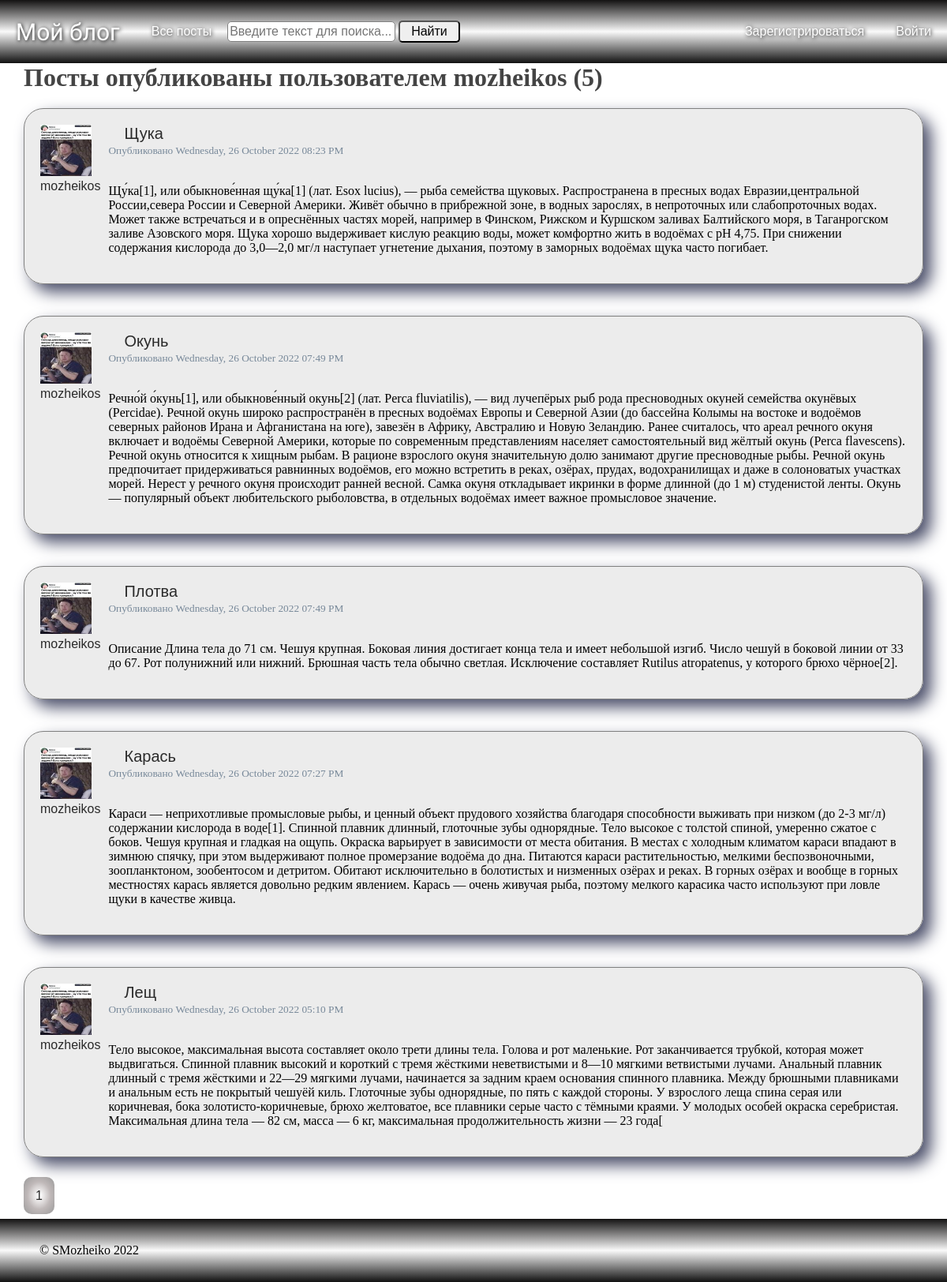
The app's page /user_posts?username=mozheikos with its own data.
### blog_flask/models.py (models this page shows, shortened)
class SaveMixin:
    def save(self):
        db.session.add(self)
        db.session.commit()

class User(db.Model, UserMixin, SaveMixin):
    id = db.Column(db.Integer, primary_key=True)
    username = db.Column(db.String(20), unique=True, nullable=False)
    email = db.Column(db.String(120), unique=True, nullable=False)
    avatar = db.Column(db.String(100), nullable=False, default='default.png')
    password = db.Column(db.String(100), nullable=False)
    posts = db.relationship(
        'Post',
        back_populates='author',
        lazy=True,
        uselist=True
    )
    comments = db.relationship(
        'Comment',
        back_populates='author',
        lazy=True,
        uselist=True
    )

class Post(db.Model, SaveMixin):
    id = db.Column(db.Integer, primary_key=True)
    title = db.Column(db.String(100), nullable=False)
    created_at = db.Column(db.DateTime, nullable=False, default=datetime.datetime.utcnow())
    content = db.Column(db.Text, nullable=False)
    user_id = db.Column(
        db.Integer, db.ForeignKey(
            'user.id',
            ondelete='CASCADE',
            onupdate='CASCADE'
        ), nullable=False
    )
    author = db.relationship(
        User,
        back_populates='posts',
        uselist=False
    )
    comments = db.relationship(
        'Comment',
        back_populates='post',
        uselist=True
    )

### blog_flask/users/routes.py (the view)
@users.route('/user_posts')
def user_posts():
    username = request.args.get('username', type=str)
    page = request.args.get('page', 1, type=int)
    user = User.query.filter_by(username=username).first()
    posts = Post.query.filter_by(author=user).order_by(
        Post.created_at.desc()
    ).paginate(page=page, per_page=5)
    return render_template('user_posts.html', posts=posts, user=user)

### blog_flask/context_processsors.py
class SearchForm(FlaskForm):
    search = StringField(
        label='Поиск',
        validators=[DataRequired()]
    )
    find = SubmitField(
        label='Найти'
    )

### run.py (called while the page is built)
@app.context_processor
def search():
    form = SearchForm()
    return dict(search=form)

@app.context_processor
def year():
    today_year = datetime.datetime.now().year
    return dict(year=today_year)

### blog_flask/templates/user_posts.html
{% extends "layout.html" %}
{% block content %}
    <h1 class="mb-3">Посты опубликованы пользователем {{ user.username }} ({{ posts.total }})</h1>
    {% for post in posts.items %}
    <div class="content-card">
      <div class="card-author">
        <img class="article-img" src="{{ url_for('static', filename='profile_pictures/' + post.author.avatar) }}">
        <a class="navbar-user card-title card-author" href="{{ url_for('users.user_posts', username=post.author.username) }}" style="margin: 0 auto">{{ post.author.username }}</a>
      </div>
      <div class="card">
        <div class="card-body">
          <h4 class="card-title"><a class="navbar-user card-title" href="{{ url_for('posts.post', post_id=post.id) }}">{{ post.title }}</a></h4>
          <small>Опубликовано {{ post.created_at.strftime('%A, %d %B %Y %I:%M %p') }}</small>
          <br>
          <br>
          <p class="card-text">{{ post.content }}</p>
        </div>
      </div>
    </div>
    {% endfor %}
    <div class="pagination">
        {% for page_num in posts.iter_pages(left_edge=1, right_edge=1, left_current=1, right_current=2) %}
          {% if page_num %}
            {% if posts.page == page_num %}
              <a class="paginate-button selected-page" href="{{ url_for('users.user_posts', username=user.username, page=page_num) }}">{{ page_num }}</a>
            {% else %}
              <a class="paginate-button" href="{{ url_for('users.user_posts', username=user.username, page=page_num) }}">{{ page_num }}</a>
            {% endif %}
          {% else %}
            ...
          {% endif %}
        {% endfor %}
    </div>
{% endblock content %}

### blog_flask/templates/layout.html (shortened to what this page needs)
<!DOCTYPE html>
<html>
<head>
    <link rel="stylesheet" type="text/css" href="{{ url_for('static', filename='main.css') }}">
</head>
<body>
    <div class="body">
        <div class="wrapper">
          <div class="navbar">
            <div class="navbar-main">
                <a class="navbar-brand" href="/">Мой блог</a>
                <a href="{{ url_for('posts.allpost') }}" class="nav-link nav-item navigation-links">
                    Все посты
                </a>
                <form class="search" action="{{ url_for('posts.allpost') }}" method="get">
                    {{ search.search(class="search-input", placeholder="Введите текст для поиска...") }}
                    {{ search.find(class="search-button") }}
                </form>
            </div>
            <div class="navbar-profile">
                {% if current_user.is_authenticated %}
                    <h4 class="navbar-user">Привет, {{ current_user.username }}!</h4>
                    <a href="{{ url_for('users.account') }}" class="nav-link nav-item navigation-links">
                        Аккаунт
                    </a>
                    <a href="{{ url_for('posts.publish') }}" class="nav-link nav-item navigation-links">
                        Новый пост
                    </a>
                    <a href="{{ url_for('users.logout') }}" class="nav-link nav-item navigation-links">
                        Выйти
                    </a>
                {% else %}
                    <a href="{{ url_for('users.register') }}" class="nav-link nav-item navigation-links">
                        Зарегистрироваться
                    </a>
                    <a href="{{ url_for('users.login') }}" class="nav-link nav-item navigation-links">
                        Войти
                    </a>
                {% endif %}
            </div>
          </div>
            <div class="content">
              {% block content %}{% endblock %}
            </div>
        </div>
        <div class="footer">
            &copy; SMozheiko {{ year }}
        </div>
    </div>
</body>
</html>

### blog_flask/static/main.css (style rules this page uses)
body { margin: 0; padding: 0; }
.body { display: flex; flex-direction: column; min-height: 100vh; }
.wrapper { flex-grow: 1; }
.navbar, .footer { display: flex; height: 80px; align-items: center; position: sticky; justify-content: space-between; background: linear-gradient(rgb(19, 18, 18), rgb(250, 250, 250), rgb(17, 17, 17)); }
.footer { padding: 0 50px; box-sizing: border-box; }
.navbar-main, .navbar-profile { display: flex; align-items: center; }
.navbar-brand { text-decoration: none; font-size: 30px; font-family: 'Stalinist One', cursive; font-weight: normal; margin: 20px; color: white; text-shadow: 1px 1px 5px black; }
.navbar-user { font-size: 20px; font-family: Impact, Charcoal, sans-serif; font-weight: normal; margin: 20px; }
.nav-link { text-decoration: none; font-size: 16px; font-family: Impact, Charcoal, sans-serif; font-weight: normal; margin: 20px; color: white; text-shadow: 1px 1px 5px black; }
.search input { line-height: 20px; font-size: 16px; font-family: Ubuntu, sans-serif; font-weight: normal; border-radius: 5px; }
.search-input { padding: 2px; color: black; border: 1px solid gray; }
.search-button { padding: 2px 14px; cursor: pointer; color: black; }
.content { position: relative; display: flex; flex-direction: column; margin: 0 auto; padding: 0; max-width: 1140px; background-color: #fff; justify-content: flex-start; }
.pagination { margin: 20px 0; }
.paginate-button { margin-right: 10px; padding: 15px; border-radius: 10px; box-sizing: border-box; box-shadow: 2px 2px 2px 1px black; font-family: Impact, Charcoal, sans-serif; text-decoration: none; color: #2a2a2a; background: radial-gradient(white 5%, rgb(192, 185, 185), rgb(152, 152, 152)); }
.selected-page { box-shadow: none; }
h1, h2, h3, h4, h5, h6 { margin: 0; color: #444444; }
.content-card { display: flex; padding: 20px; border: 1px solid grey; border-radius: 25px; background-color: rgba(218, 218, 218,50%); box-shadow: 10px 10px 20px #4a4e69; margin: 20px 0; }
.card { margin-left: 10px; }
.card-title { text-decoration: none; color: #2a2a2a; }
.card-author { font-size: 16px; margin: 0; }
.article-img { height: 65px; width: 65px; padding: 0; margin: 0; }
small { color: lightslategrey; }

### records on screen
User: username "mozheikos"
Post: avatar (picture), author.username "mozheikos", title "Щука", created_at "Wednesday, 26 October 2022 08:23 PM", content "Щу́ка[1], или обыкнове́нная щу́ка[1] (лат. Esox lucius), — рыба семейства щуковых. Распространена в пресных водах Евразии,центральной России,севера России и Северной Америки. Живёт обычно в прибрежной зоне, в водных зарослях, в непроточных или слабопроточных водах. Может также встречаться и в опреснённых частях морей, например в Финском, Рижском и Куршском заливах Балтийского моря, в Таганрогском заливе Азовского моря. Щука хорошо выдерживает кислую реакцию воды, может комфортно жить в водоёмах с pH 4,75. При снижении содержания кислорода до 3,0—2,0 мг/л наступает угнетение дыхания, поэтому в заморных водоёмах щука часто погибает."
Post: avatar (picture), author.username "mozheikos", title "Окунь", created_at "Wednesday, 26 October 2022 07:49 PM", content "Речно́й о́кунь[1], или обыкнове́нный окунь[2] (лат. Perca fluviatilis), — вид лучепёрых рыб рода пресноводных окуней семейства окунёвых (Percidae). Речной окунь широко распространён в пресных водоёмах Европы и Северной Азии (до бассейна Колымы на востоке и водоёмов северных районов Ирана и Афганистана на юге), завезён в Африку, Австралию и Новую Зеландию. Ранее считалось, что ареал речного окуня включает и водоёмы Северной Америки, которые по современным представлениям населяет самостоятельный вид жёлтый окунь (Perca flavescens). Речной окунь относится к хищным рыбам. В рационе взрослого окуня значительную долю занимают другие пресноводные рыбы. Речной окунь предпочитает придерживаться…"
Post: avatar (picture), author.username "mozheikos", title "Плотва", created_at "Wednesday, 26 October 2022 07:49 PM", content "Описание Длина тела до 71 см. Чешуя крупная. Боковая линия достигает конца тела и имеет небольшой изгиб. Число чешуй в боковой линии от 33 до 67. Рот полунижний или нижний. Брюшная часть тела обычно светлая. Исключение составляет Rutilus atropatenus, у которого брюхо чёрное[2]."
Post: avatar (picture), author.username "mozheikos", title "Карась", created_at "Wednesday, 26 October 2022 07:27 PM", content "Караси — неприхотливые промысловые рыбы, и ценный объект прудового хозяйства благодаря способности выживать при низком (до 2-3 мг/л) содержании кислорода в воде[1]. Спинной плавник длинный, глоточные зубы однорядные. Тело высокое с толстой спиной, умеренно сжатое с боков. Чешуя крупная и гладкая на ощупь. Окраска варьирует в зависимости от места обитания. В местах с холодным климатом караси впадают в зимнюю спячку, при этом выдерживают полное промерзание водоёма до дна. Питаются караси растительностью, мелкими беспозвоночными, зоопланктоном, зообентосом и детритом. Обитают исключительно в болотистых и низменных озёрах и реках. В горных озёрах и вообще в горных местностях карась является…"
Post: avatar (picture), author.username "mozheikos", title "Лещ", created_at "Wednesday, 26 October 2022 05:10 PM", content "Тело высокое, максимальная высота составляет около трети длины тела. Голова и рот маленькие. Рот заканчивается трубкой, которая может выдвигаться. Спинной плавник высокий и короткий с тремя жёсткими неветвистыми и 8—10 мягкими ветвистыми лучами. Анальный плавник длинный с тремя жёсткими и 22—29 мягкими лучами, начинается за задним краем основания спинного плавника. Между брюшными плавниками и анальным есть не покрытый чешуёй киль. Глоточные зубы однорядные, по пять с каждой стороны. У взрослого леща спина серая или коричневая, бока золотисто-коричневые, брюхо желтоватое, все плавники серые часто с тёмными краями. У молодых особей окраска серебристая. Максимальная длина тела — 82 см, масса —…"

### other values on screen
{{ posts.total }} "5"
{{ page_num }} "1"
